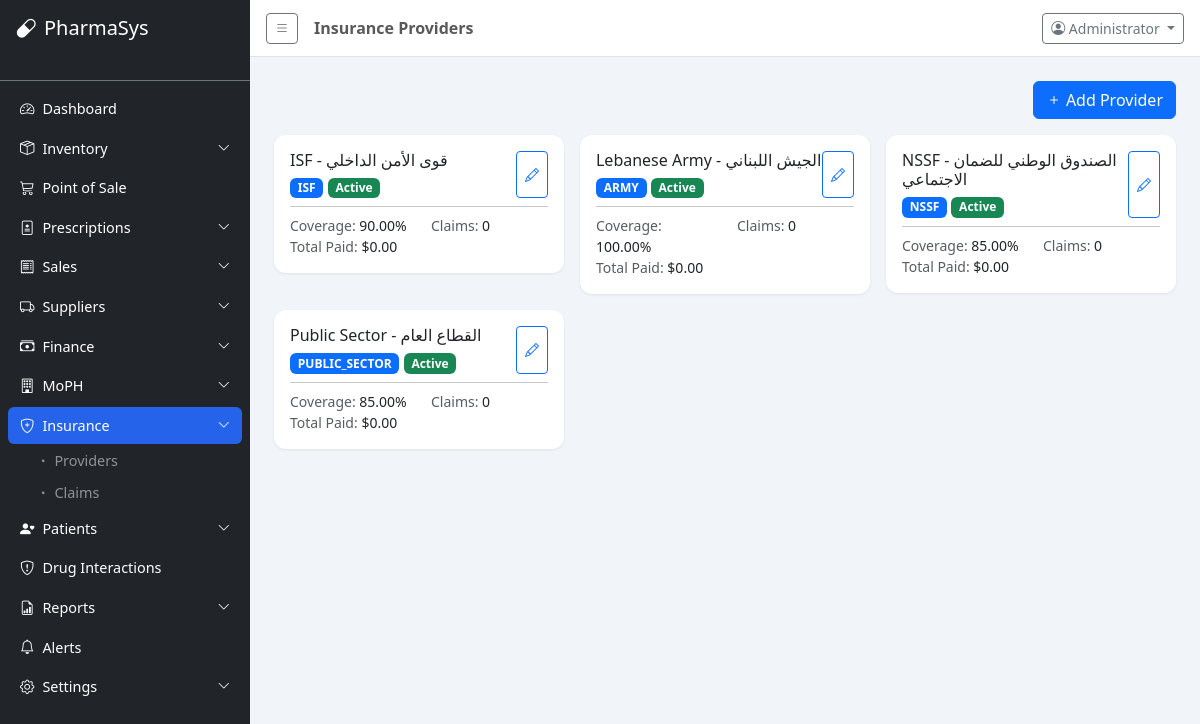
The page /modules/insurance/providers.php (signed in) on the database its author committed.
### tables this page shows
CREATE TABLE insurance_providers (
    id INT AUTO_INCREMENT PRIMARY KEY,
    name VARCHAR(150) NOT NULL,
    type ENUM('NSSF','army','ISF','public_sector','private','cooperative','other') NOT NULL,
    contact_person VARCHAR(100),
    phone VARCHAR(20),
    email VARCHAR(100),
    address TEXT,
    coverage_percentage DECIMAL(5,2) DEFAULT 0,
    payment_terms VARCHAR(100),
    contract_start DATE,
    contract_end DATE,
    is_active TINYINT(1) DEFAULT 1,
    notes TEXT,
    created_at TIMESTAMP DEFAULT CURRENT_TIMESTAMP
);

### includes/functions.php (called while the page is built, shortened)
<?php
function sanitize($input) {
    return htmlspecialchars(trim($input), ENT_QUOTES, 'UTF-8');
}
function formatCurrency($amount, $currency = 'USD') {
    return '$' . number_format($amount, 2);
}

### modules/insurance/providers.php (the view, shortened to what this page needs)
<?php
require_once __DIR__ . '/../../includes/header.php';
$db = getDB();
$providers = $db->query("SELECT ip.*, (SELECT COUNT(*) FROM insurance_claims WHERE insurance_provider_id = ip.id) as claim_count, (SELECT COALESCE(SUM(covered_amount),0) FROM insurance_claims WHERE insurance_provider_id = ip.id AND status = 'paid') as total_paid FROM insurance_providers ip ORDER BY ip.name")->fetchAll();
?>
<div class="d-flex justify-content-end mb-3">
    <button class="btn btn-primary" data-bs-toggle="modal" data-bs-target="#addProvider"><i class="bi bi-plus me-1"></i>Add Provider</button>
</div>
<div class="row g-3">
    <?php foreach ($providers as $p): ?>
    <div class="col-md-6 col-xl-4">
        <div class="card p-3">
            <div class="d-flex justify-content-between">
                <div>
                    <h6 class="mb-1"><?= sanitize($p['name']) ?></h6>
                    <span class="badge bg-primary"><?= strtoupper($p['type']) ?></span>
                    <span class="badge bg-<?= $p['is_active'] ? 'success' : 'secondary' ?>"><?= $p['is_active'] ? 'Active' : 'Inactive' ?></span>
                </div>
                <button class="btn btn-sm btn-outline-primary" data-bs-toggle="modal" data-bs-target="#editProv<?= $p['id'] ?>"><i class="bi bi-pencil"></i></button>
            </div>
            <hr class="my-2">
            <div class="row small">
                <div class="col-6"><span class="text-muted">Coverage:</span> <?= $p['coverage_percentage'] ?>%</div>
                <div class="col-6"><span class="text-muted">Claims:</span> <?= $p['claim_count'] ?></div>
                <div class="col-6"><span class="text-muted">Total Paid:</span> <?= formatCurrency($p['total_paid']) ?></div>
            </div>
        </div>
    </div>
    <?php endforeach; ?>
</div>
<?php require_once __DIR__ . '/../../includes/footer.php'; ?>

### assets/css/style.css (style rules this page uses)
:root { --sidebar-width: 250px; --primary: #2563EB; --primary-dark: #1D4ED8; --success: #059669; --warning: #D97706; --danger: #DC2626; --info: #0891B2; }
body { font-family: 'Segoe UI', system-ui, -apple-system, sans-serif; background: #F1F5F9; min-height: 100vh; }
.card { border: none; border-radius: 12px; box-shadow: 0 1px 3px rgba(0,0,0,0.08); transition: box-shadow 0.2s; }

### rows shown on the page
insurance_providers: name "ISF - قوى الأمن الداخلي", type "ISF", is_active "Active", coverage_percentage "90.00", claim_count "0", total_paid "$0.00"
insurance_providers: name "Lebanese Army - الجيش اللبناني", type "ARMY", is_active "Active", coverage_percentage "100.00", claim_count "0", total_paid "$0.00"
insurance_providers: name "NSSF - الصندوق الوطني للضمان الاجتماعي", type "NSSF", is_active "Active", coverage_percentage "85.00", claim_count "0", total_paid "$0.00"
insurance_providers: name "Public Sector - القطاع العام", type "PUBLIC_SECTOR", is_active "Active", coverage_percentage "85.00", claim_count "0", total_paid "$0.00"

### other values the page prints
APP_NAME "PharmaSys"
$item['label'] "Dashboard"
$item['label'] "Inventory"
$item['label'] "Point of Sale"
$item['label'] "Prescriptions"
$item['label'] "Sales"
$item['label'] "Suppliers"
$item['label'] "Finance"
$item['label'] "MoPH"
$item['label'] "Insurance"
$child['label'] "Providers"
$child['label'] "Claims"
$item['label'] "Patients"
$item['label'] "Drug Interactions"
$item['label'] "Reports"
